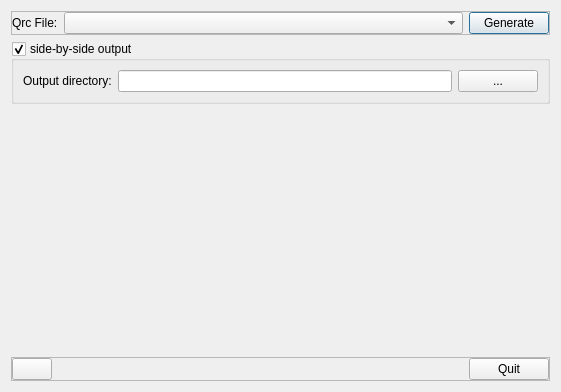
<?xml version="1.0" encoding="UTF-8"?>
<ui version="4.0">
 <class>QrcFileConverterDialog</class>
 <widget class="QDialog" name="QrcFileConverterDialog">
  <property name="geometry">
   <rect>
    <x>0</x>
    <y>0</y>
    <width>561</width>
    <height>392</height>
   </rect>
  </property>
  <property name="windowTitle">
   <string>Qrc File Converter</string>
  </property>
  <property name="windowIcon">
   <iconset resource="resources.qrc">
    <normaloff>:/icons/images/ABILogo_Colour.png</normaloff>:/icons/images/ABILogo_Colour.png</iconset>
  </property>
  <layout class="QVBoxLayout" name="verticalLayout">
   <item>
    <widget class="QFrame" name="qrc_frame">
     <property name="frameShape">
      <enum>QFrame::StyledPanel</enum>
     </property>
     <property name="frameShadow">
      <enum>QFrame::Raised</enum>
     </property>
     <layout class="QHBoxLayout" name="horizontalLayout">
      <property name="margin">
       <number>0</number>
      </property>
      <item>
       <widget class="QLabel" name="qrcFile_label">
        <property name="text">
         <string>Qrc File:</string>
        </property>
       </widget>
      </item>
      <item>
       <widget class="QComboBox" name="qrcFile_comboBox">
        <property name="sizePolicy">
         <sizepolicy hsizetype="Preferred" vsizetype="Fixed">
          <horstretch>1</horstretch>
          <verstretch>0</verstretch>
         </sizepolicy>
        </property>
       </widget>
      </item>
      <item>
       <widget class="QPushButton" name="qrcFile_pushButton">
        <property name="text">
         <string>Generate</string>
        </property>
       </widget>
      </item>
     </layout>
    </widget>
   </item>
   <item>
    <widget class="QGroupBox" name="sideBySide_groupBox">
     <property name="title">
      <string>side-by-side output</string>
     </property>
     <property name="checkable">
      <bool>true</bool>
     </property>
     <layout class="QHBoxLayout" name="horizontalLayout_3">
      <item>
       <widget class="QLabel" name="outDir_label">
        <property name="text">
         <string>Output directory:</string>
        </property>
       </widget>
      </item>
      <item>
       <widget class="QLineEdit" name="outDir_lineEdit"/>
      </item>
      <item>
       <widget class="QPushButton" name="outDir_pushButton">
        <property name="text">
         <string>...</string>
        </property>
       </widget>
      </item>
     </layout>
    </widget>
   </item>
   <item>
    <spacer name="verticalSpacer">
     <property name="orientation">
      <enum>Qt::Vertical</enum>
     </property>
     <property name="sizeHint" stdset="0">
      <size>
       <width>20</width>
       <height>40</height>
      </size>
     </property>
    </spacer>
   </item>
   <item>
    <widget class="QLabel" name="screen_label">
     <property name="text">
      <string/>
     </property>
    </widget>
   </item>
   <item>
    <spacer name="verticalSpacer_2">
     <property name="orientation">
      <enum>Qt::Vertical</enum>
     </property>
     <property name="sizeHint" stdset="0">
      <size>
       <width>20</width>
       <height>40</height>
      </size>
     </property>
    </spacer>
   </item>
   <item>
    <widget class="QFrame" name="quit_frame">
     <property name="frameShape">
      <enum>QFrame::StyledPanel</enum>
     </property>
     <property name="frameShadow">
      <enum>QFrame::Raised</enum>
     </property>
     <layout class="QHBoxLayout" name="horizontalLayout_2">
      <property name="margin">
       <number>0</number>
      </property>
      <item>
       <widget class="QPushButton" name="settings_pushButton">
        <property name="text">
         <string/>
        </property>
        <property name="icon">
         <iconset resource="resources.qrc">
          <normaloff>:/icons/images/settings_grey_48x48.png</normaloff>:/icons/images/settings_grey_48x48.png</iconset>
        </property>
       </widget>
      </item>
      <item>
       <spacer name="horizontalSpacer">
        <property name="orientation">
         <enum>Qt::Horizontal</enum>
        </property>
        <property name="sizeHint" stdset="0">
         <size>
          <width>457</width>
          <height>20</height>
         </size>
        </property>
       </spacer>
      </item>
      <item>
       <widget class="QPushButton" name="quit_pushButton">
        <property name="text">
         <string>Quit</string>
        </property>
       </widget>
      </item>
     </layout>
    </widget>
   </item>
  </layout>
 </widget>
 <resources>
  <include location="resources.qrc"/>
 </resources>
 <connections/>
</ui>
